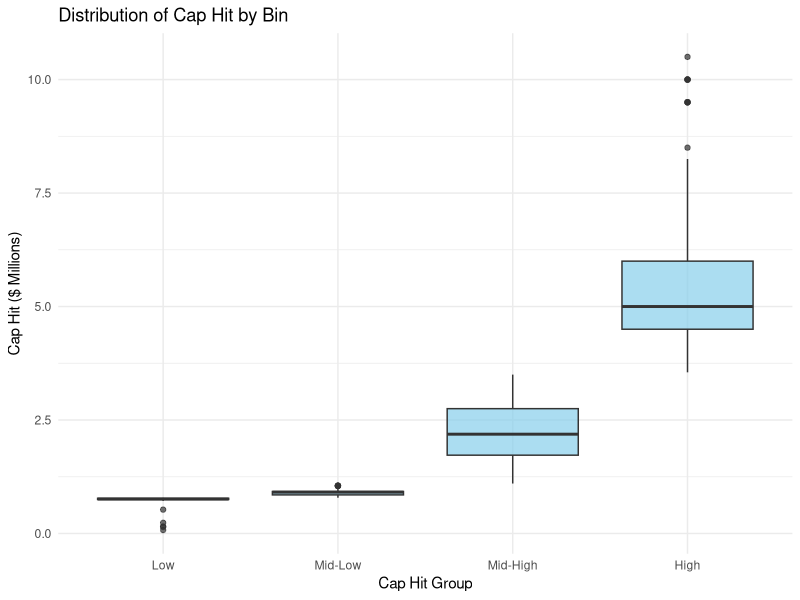
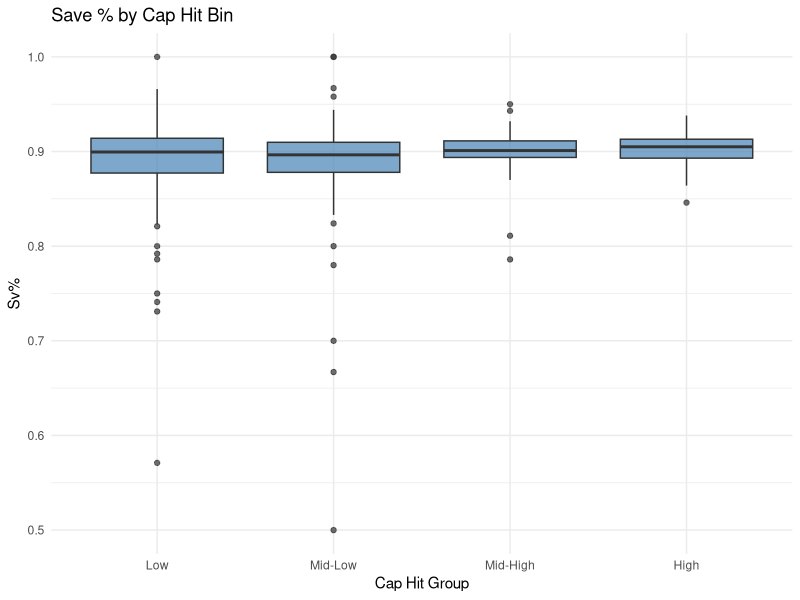
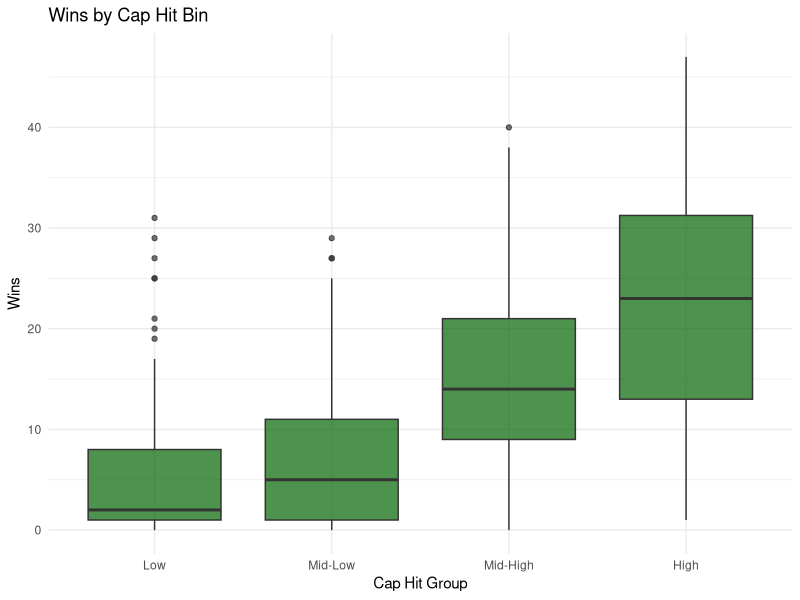
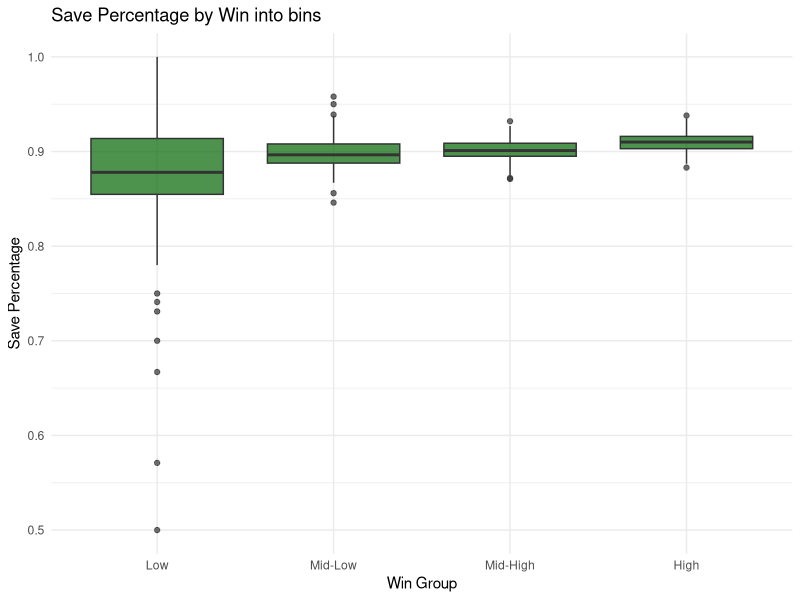
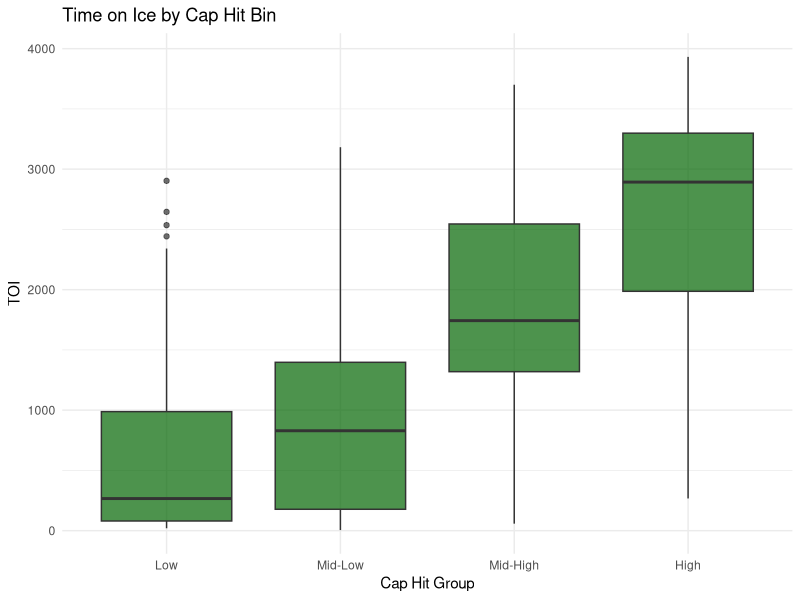
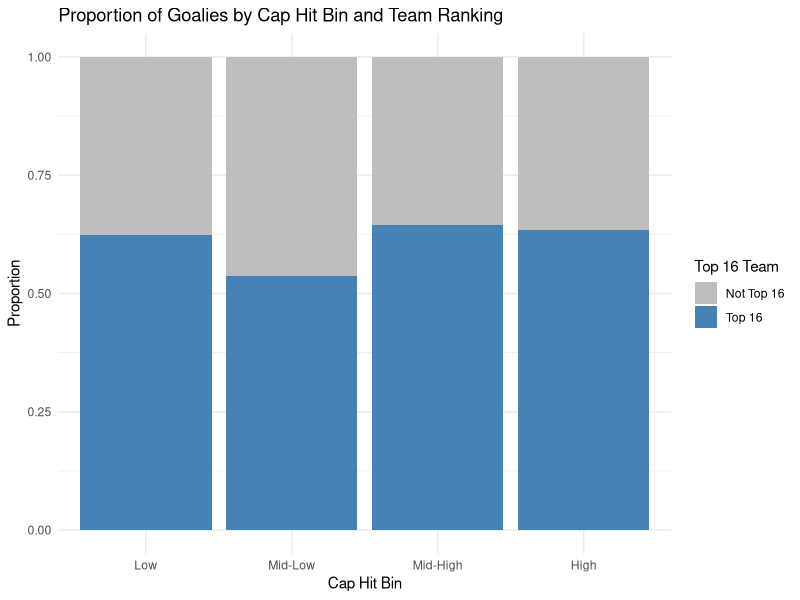
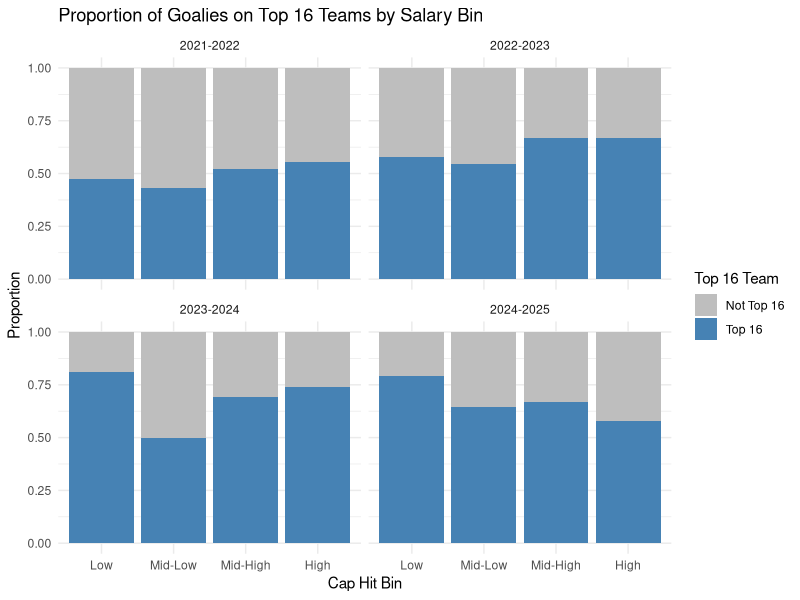
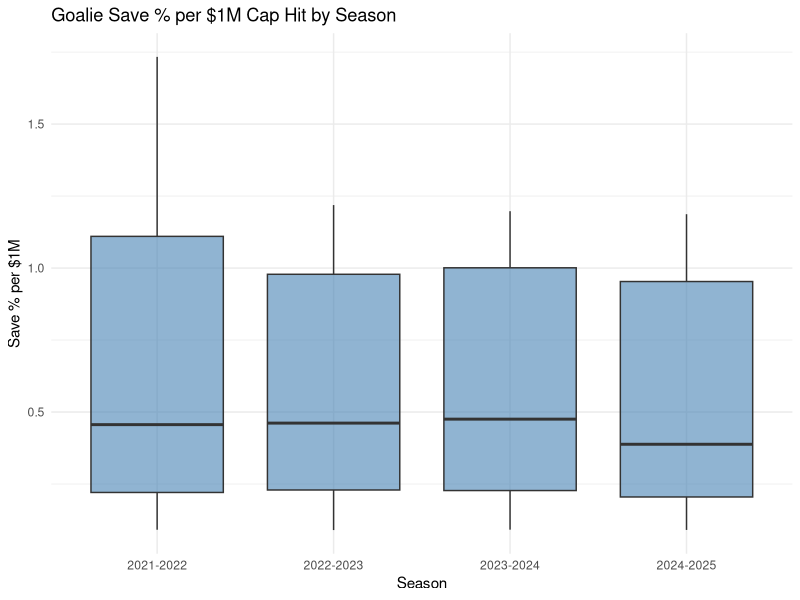

Reproduce these figures in R, in order.
## ---- chunk 1
knitr::opts_chunk$set(echo = TRUE)
## ---- chunk 2
library(tidyverse)
library(lubridate)
library(ggplot2)
library(gridExtra)
library(dplyr)
library(stringr)
library(broom)
library(purrr)
library(readr)
library(car)
library(lmtest)
library(sandwich)
library(broom)
## ---- chunk 3
goalies = read.csv("Complete_Combined_Goalie_Stats_2021_to_2025.csv") # Read in full data set
team_results = read.csv("Combined_Team_Results_2021_to_2025.csv") # Read in team results data set

goalies <- goalies %>%
  mutate(Cap_Hit = as.numeric(gsub("[^0-9]", "", `CapHit`)) / 1e6) #Remove non-numeric characters&convert Cap Hit (millions)

goalies <- goalies %>%
  mutate(Sv_percent = as.numeric(gsub("[^0-9\\.]", "", `Svpercent`))) # Convert Sv% column to numeric

goalies <- goalies %>%
  mutate(TOI_minutes = sapply(strsplit(TOI, ":"), function(x) as.numeric(x[1]) + as.numeric(x[2]) / 60)) # Convert TOI from HH:MM format to total minutes

# goalies <- goalies %>%
#  rename(Player_Name = Player, Games_Played = GP, Wins = W, Losses = L) # Clean column names (e.g., rename for convenience)


goalies <- goalies %>%
  filter(!is.na(Cap_Hit), Cap_Hit > 0,
         #!is.na(TOI_minutes), TOI_minutes > 0
         !Player_Name %in% c("Thomas Hodges", "Matt Berlin", "Jett Alexander")) # Filter out goalies with 0 or NA Cap_Hit or TOI_minutes and the three EBUG

goalies |> 
  dplyr::select(Cap_Hit, TOI_minutes, Sv_percent, Wins) |> 
  summary()

goalies <- goalies %>%
  mutate(SA = as.integer(gsub(",", "", SA)))  # Remove commas and convert to integer

goalies <- goalies %>%
  mutate(SA = as.integer(SA))

goalies <- goalies %>%
  mutate(Svs = as.integer(gsub(",", "", Svs)))  # Remove commas and convert to integer

goalies <- goalies %>%
  mutate(Svs = as.integer(Svs))

tTOI <- sum(goalies$TOI_minutes)
## ---- chunk 4
quantiles <- quantile(goalies$Cap_Hit, probs = seq(0, 1, 0.25), na.rm = TRUE)
cap_hit_quartiles <- quantile(goalies$Cap_Hit, probs = seq(0, 1, 0.25), na.rm = TRUE)
q0  <- cap_hit_quartiles[1]  # Minimum
q1  <- cap_hit_quartiles[2]  # 25th percentile
q2  <- cap_hit_quartiles[3]  # Median
q3  <- cap_hit_quartiles[4]  # 75th percentile
q4  <- cap_hit_quartiles[5]  # Maximum
## ---- chunk 5
goalies <- goalies %>%
  mutate(Cap_Hit_Bin = cut(Cap_Hit, 
                           breaks = quantile(Cap_Hit, probs = seq(0, 1, 0.25), na.rm = TRUE),
                           include.lowest = TRUE,
                           labels = c("Low", "Mid-Low", "Mid-High", "High")))

goalies <- goalies %>%
  mutate(Wins_Bin = cut(Wins,
                        breaks = quantile(Wins, probs = seq(0, 1, 0.25), na.rm = TRUE),
                        include.lowest = TRUE,
                        labels = c("Low", "Mid-Low", "Mid-High", "High")))


plot1 <- ggplot(goalies, aes(x = Cap_Hit_Bin, y = Cap_Hit)) +
  geom_boxplot(fill = "skyblue", alpha = 0.7) +
  labs(
    title = "Distribution of Cap Hit by Bin",
    x = "Cap Hit Group",
    y = "Cap Hit ($ Millions)"
  ) +
  theme_minimal()

plot2 <- ggplot(goalies, aes(x = Cap_Hit_Bin, y = Sv_percent)) +
  geom_boxplot(fill = "steelblue", alpha = 0.7) +
  labs(title = "Save % by Cap Hit Bin", x = "Cap Hit Group", y = "Sv%") +
  theme_minimal()

plot3 <- ggplot(goalies, aes(x = Cap_Hit_Bin, y = Wins)) +
  geom_boxplot(fill = "darkgreen", alpha = 0.7) +
  labs(title = "Wins by Cap Hit Bin", x = "Cap Hit Group", y = "Wins") +
  theme_minimal()

plot4 <- ggplot(goalies, aes(x = Wins_Bin, y = Svpercent)) +
  geom_boxplot(fill = "darkgreen", alpha = 0.7) +
  labs(
    title = "Save Percentage by Win into bins", x = "Win Group", y = "Save Percentage") +
  theme_minimal()

plot5 <- ggplot(goalies, aes(x = Cap_Hit_Bin, y = TOI_minutes)) +
  geom_boxplot(fill = "darkgreen", alpha = 0.7) +
  labs(title = "Time on Ice by Cap Hit Bin", x = "Cap Hit Group", y = "TOI") +
  theme_minimal()

plot1
#grid.arrange(plot1, plot2, plot3, ncol = 1, nrow = 3) # Plots
## ---- chunk 6
plot2
## ---- chunk 7
plot3
## ---- chunk 8
wins_quartiles <- quantile(goalies$Wins, probs = seq(0, 1, 0.25), na.rm = TRUE)

# Assign each quantile to a variable
q0_wins <- wins_quartiles[1]  # Minimum
q1_wins <- wins_quartiles[2]  # 25th percentile (Q1)
q2_wins <- wins_quartiles[3]  # Median (Q2)
q3_wins <- wins_quartiles[4]  # 75th percentile (Q3)
q4_wins <- wins_quartiles[5]  # Maximum

plot4
## ---- chunk 9
plot5
## ---- chunk 10
goalies_combined <- goalies %>%
  left_join(team_results, by = c("Team", "Season"))

cap_breaks <- quantile(goalies_combined$Cap_Hit, probs = seq(0, 1, 0.25), na.rm = TRUE)

goalies_combined <- goalies_combined %>%
  mutate(Cap_Hit_Bin = cut(Cap_Hit, 
                           breaks = cap_breaks,
                           include.lowest = TRUE,
                           labels = c("Low", "Mid-Low", "Mid-High", "High")))
## ---- chunk 11
team_goalie_caps <- goalies_combined %>%
  group_by(Team, Season) %>%
  summarise(
    Total_Goalie_Cap = sum(Cap_Hit, na.rm = TRUE),
    Avg_Goalie_Cap = mean(Cap_Hit, na.rm = TRUE),
    .groups = "drop"
  )

team_wins <- goalies_combined %>%
  dplyr::select(Team, Season, Wins = P.y) %>%
  distinct()

team_model_data <- team_goalie_caps %>%
  left_join(team_wins, by = c("Team", "Season"))

cup_winners <- tibble::tibble(
  Season = c("2021-2022", "2022-2023", "2023-2024", "2024-2025"),
  Team = c("COL", "VGK", "FLA", "FLA")
)

team_model_data <- team_model_data %>%
  left_join(cup_winners %>% mutate(Cup_Winner = TRUE), by = c("Team", "Season")) %>%
  mutate(
    Cup_Winner = ifelse(is.na(Cup_Winner), FALSE, Cup_Winner),
    Label = ifelse(Cup_Winner, paste0(Team, " (", substr(Season, 6, 9), ")"), NA)
  )

goalies_combined <- goalies_combined %>%
  group_by(Season) %>%
  mutate(Rank = dense_rank(desc(P.y))) %>%
  ungroup()

goalies_combined <- goalies_combined %>%
  mutate(Top16 = ifelse(Rank <= 16, 1, 0))  # 1 = Top 16 team

summary_table <- goalies_combined %>%
  group_by(Season, Cap_Hit_Bin, Top16) %>%
  summarise(
    Num_Goalies = n(),
    Avg_SvPct = mean(Sv_percent, na.rm = TRUE),
    Avg_Wins = mean(Wins, na.rm = TRUE),
    .groups = "drop"
  ) %>%
  arrange(Season, Cap_Hit_Bin, desc(Top16))

team_model_data <- team_model_data %>%
  left_join(
    goalies_combined %>% select(Team, Season, Top16) %>% distinct(),
    by = c("Team", "Season")
  )
## ---- chunk 12
goalies_combined %>%
  group_by(Cap_Hit_Bin, Top16) %>%
  summarise(n = n(), .groups = "drop") %>%
  mutate(percent = n / sum(n)) %>%
  ggplot(aes(x = Cap_Hit_Bin, y = percent, fill = as.factor(Top16))) +
  geom_bar(stat = "identity", position = "fill") +
  scale_fill_manual(values = c("gray", "steelblue"), labels = c("Not Top 16", "Top 16")) +
  labs(title = "Proportion of Goalies by Cap Hit Bin and Team Ranking",
       x = "Cap Hit Bin", y = "Proportion", fill = "Top 16 Team") +
  theme_minimal()
## ---- chunk 13
goalies_combined %>%
  group_by(Season, Cap_Hit_Bin, Top16) %>%
  summarise(n = n(), .groups = "drop") %>%
  group_by(Season, Cap_Hit_Bin) %>%
  mutate(percent = n / sum(n)) %>%
  ggplot(aes(x = Cap_Hit_Bin, y = percent, fill = as.factor(Top16))) +
  geom_bar(stat = "identity", position = "fill") +
  facet_wrap(~Season) +
  scale_fill_manual(values = c("gray", "steelblue"), labels = c("Not Top 16", "Top 16")) +
  labs(
    title = "Proportion of Goalies on Top 16 Teams by Salary Bin",
    x = "Cap Hit Bin", y = "Proportion", fill = "Top 16 Team"
  ) +
  theme_minimal()
## ---- chunk 14
goalies <- goalies %>%
  mutate(
    SvPct_per_M = Sv_percent / Cap_Hit,
    Wins_per_M = Wins / Cap_Hit,
    SO_per_M = SO / Cap_Hit
  )

goalies_roi <- goalies %>%
  filter(TOI_minutes > 300, Cap_Hit > 0.5)

library(ggplot2)

ggplot(goalies_roi, aes(x = Season, y = SvPct_per_M)) +
  geom_boxplot(fill = "steelblue", alpha = 0.6) +
  labs(
    title = "Goalie Save % per $1M Cap Hit by Season",
    x = "Season",
    y = "Save % per $1M"
  ) +
  theme_minimal()
## ---- chunk 15
ggplot(goalies, aes(x = Sv_percent)) +
  geom_histogram(aes(y = ..density..), bins = 30, fill = "steelblue", alpha = 0.6) +
  geom_density(color = "darkred", linewidth = 1) +
  labs(
    title = "Distribution of Save Percentage",
    x = "Sv%",
    y = "Density"
  ) +
  theme_minimal()
## ---- chunk 16
ggplot(goalies, aes(x = Wins)) +
  geom_histogram(aes(y = ..density..), bins = 30, fill = "steelblue", alpha = 0.6) +
  geom_density(color = "darkred", linewidth = 1) +
  labs(
    title = "Distribution of Wins",
    x = "Wins",
    y = "Density"
  ) +
  theme_minimal()
## ---- chunk 17
ggplot(goalies, aes(x = TOI_minutes)) +
  geom_histogram(aes(y = ..density..), bins = 30, fill = "steelblue", alpha = 0.6) +
  geom_density(color = "darkred", linewidth = 1) +
  labs(
    title = "Distribution of Time on Ice",
    x = "TOI",
    y = "Density"
  ) +
  theme_minimal()
## ---- chunk 18
goalies <- goalies %>%
  mutate(
    Wins_per_M = Wins/Cap_Hit,
    SvPct_per_M = Sv_percent/Cap_Hit,
    SO_per_M = SO/Cap_Hit
  )

plot6 = ggplot(goalies, aes(x = Sv_percent, y = Wins_per_M)) +
  geom_point(aes(size = TOI_minutes, color = Cap_Hit)) +
  scale_color_viridis_c() +
  labs(title = "Wins per $1M vs. Save %", x = "Save %", y = "Wins per $1M Cap Hit") +
  theme_minimal()

plot7 = ggplot(goalies, aes(x = Sv_percent, y = Cap_Hit)) +
  geom_point(aes(size = TOI_minutes), alpha = 0.6) +
  geom_smooth(method = "lm", se = FALSE, color = "blue") +
  labs(
    title = "Cap Hit vs. Save %",
    x = "Save %",
    y = "Cap Hit ($M)",
    size = "TOI"  # Change legend title for point size
  ) +
  theme_minimal()
plot6
#grid.arrange(plot3, plot4, ncol = 1, nrow = 2) # Plots
## ---- chunk 19
plot7
## ---- chunk 20
model_sv <- lm(Sv_percent ~ Cap_Hit, data = goalies)
summary(model_sv)
## ---- chunk 21
ggplot(goalies, aes(x = Cap_Hit, y = Sv_percent)) +
  geom_point(alpha = 0.6, color = "steelblue", size = 3) +
  geom_smooth(method = "lm", se = TRUE, color = "darkred", linewidth = 1.2) +
  labs(
    title = "Regression: Cap Hit vs. Save Percentage",
    x = "Cap Hit ($ Millions)",
    y = "Sv%"
  ) +
  theme_minimal()
## ---- chunk 22
Wins_model <- lm(Wins ~ Cap_Hit, data = goalies)
summary(model_sv)
## ---- chunk 23
ggplot(goalies, aes(x = Cap_Hit, y = Wins)) +
  geom_point(alpha = 0.6, color = "steelblue", size = 3) +
  geom_smooth(method = "lm", se = TRUE, color = "darkred", linewidth = 1.2) +
  labs(
    title = "Regression: Cap Hit vs. Wins",
    x = "Cap Hit ($ Millions)",
    y = "Wins"
  ) +
  theme_minimal()

r2_caphit <- summary(Wins_model)$r.squared
## ---- chunk 24
toi_model <- lm(TOI_minutes ~ Cap_Hit, data = goalies)
summary(toi_model)
## ---- chunk 25
ggplot(goalies, aes(x = Cap_Hit, y = TOI_minutes)) +
  geom_point(alpha = 0.6, color = "steelblue", size = 3) +
  geom_smooth(method = "lm", se = TRUE, color = "darkred", linewidth = 1.2) +
  labs(
    title = "Regression: Cap Hit vs. TOI",
    x = "Cap Hit ($ Millions)",
    y = "TOI"
  ) +
  theme_minimal()

r3_caphit <- summary(toi_model)$r.squared
## ---- chunk 26
ggplot(team_model_data, aes(x = Total_Goalie_Cap, y = Wins, color = Cup_Winner)) +
  geom_point(size = 3) +
  geom_smooth(method = "lm", se = TRUE, color = "gray") +
  geom_text(
    data = filter(team_model_data, Cup_Winner == TRUE),
    aes(label = Label),
    vjust = -1, fontface = "bold", size = 4, color = "black"
  ) +
  scale_color_manual(values = c("FALSE" = "darkblue", "TRUE" = "gold"),
                     labels = c("No", "Yes"),
                     name = "Stanley Cup Winner") +
  labs(
    title = "Team Wins vs. Total Goalie Cap Hit",
    x = "Total Goalie Cap Hit (in Millions)",
    y = "Team Wins"
  ) +
  theme_minimal()

## ---- chunk 27
ggplot(team_model_data, aes(x = Total_Goalie_Cap, y = Wins, color = as.factor(Top16))) +
  geom_point(size = 3) +
  geom_smooth(method = "lm", se = TRUE, color = "gray") +
  geom_text(
    data = filter(team_model_data, Top16 == 1),
    aes(label = Label),
    vjust = -1, fontface = "bold", size = 3.5, color = "black"
  ) +
  scale_color_manual(
    values = c("0" = "darkblue", "1" = "orange"),
    labels = c("No", "Yes"),
    name = "Top 16 Team"
  ) +
  facet_wrap(~ Season) +
  labs(
    title = "Team Wins vs. Total Goalie Cap Hit by Season",
    x = "Total Goalie Cap Hit (in Millions)",
    y = "Team Wins"
  ) +
  theme_minimal()
## ---- chunk 28
team_model_data <- team_model_data %>%
  group_by(Season) %>%
  mutate(Rank = dense_rank(desc(Wins))) %>%
  ungroup()

goalie_perf_summary <- goalies_combined %>%
  group_by(Team, Season) %>%
  summarise(
    Avg_SvPct = mean(Sv_percent, na.rm = TRUE),
    Total_Goalie_Cap = sum(Cap_Hit, na.rm = TRUE),
    .groups = "drop"
  )

team_model_data <- team_model_data %>%
  left_join(goalie_perf_summary, by = c("Team", "Season"))

# Step 1: Load your data
df <- team_model_data

# Step 2: Identify duplicate base column names
x_cols <- names(df)[str_ends(names(df), "\\.x")]
y_cols <- names(df)[str_ends(names(df), "\\.y")]

# Get base names that have both .x and .y
base_names <- intersect(str_remove(x_cols, "\\.x"), str_remove(y_cols, "\\.y"))

# Step 3: Drop .y columns
df_clean <- df %>%
  dplyr::select(-all_of(paste0(base_names, ".y")))

# Step 4: Rename .x columns to base names
names(df_clean) <- str_replace(names(df_clean), "\\.x$", "")

team_model_data <- df_clean
## ---- chunk 29
# Define the salary cap by season
cap_by_season <- c(
  "2021-2022" = 81.5,
  "2022-2023" = 82.5,
  "2023-2024" = 83.5,
  "2024-2025" = 88.0
)

# Add Cap_Percent column: Cap_Hit / season cap
goalies <- goalies %>%
  mutate(
    Cap_Percent = Cap_Hit / cap_by_season[Season]
  )
## ---- chunk 30
model_caphit <- lm(Cap_Percent ~ Sv_percent + Wins + TOI_minutes, data = goalies)
summary(model_caphit)


coef_values <- coef(model_caphit)
intercept      <- coef_values["(Intercept)"]
beta_sv        <- coef_values["Sv_percent"]
beta_wins      <- coef_values["Wins"]
beta_toi       <- coef_values["TOI_minutes"]
b_sv_dollars <- beta_sv * 83875000
b_wins_dollars <- beta_wins * 83875000
b_toi_dollars <- beta_toi * 83875000
r2 <- summary(model_caphit)$r.squared
## ---- chunk 31
goalies$Predicted_Cap_Hit <- predict(model_caphit)

ggplot(goalies, aes(x = Predicted_Cap_Hit, y = Cap_Percent)) +
  geom_point(alpha = 0.6, color = "steelblue") +
  geom_abline(slope = 1, intercept = 0, color = "red", linetype = "solid") +
  labs(
    title = "Actual vs. Predicted Cap Hit Percentage",
    x = "Predicted Cap Hit %",
    y = "Actual Cap Hit %"
  ) +
  theme_minimal()
## ---- chunk 32
ggplot(goalies, aes(x = Sv_percent, y = Predicted_Cap_Hit)) +
  geom_point(alpha = 0.7, color = "darkgreen", size = 3) + 
  labs(
    title = "Actual Sv% vs. Predicted Cap Hit %",
    x = "Actual Sv%",
    y = "Predicted Cap %"
  ) +
  theme_minimal()
## ---- chunk 33
# Plot: Predicted vs. Actual Wins
ggplot(goalies, aes(x = Wins, y = Predicted_Cap_Hit)) +
  geom_point(alpha = 0.7, color = "darkgreen", size = 3) + 
  labs(
    title = "Actual Wins vs. Predicted Cap Hit %",
    x = "Actual Wins",
    y = "Predicted Cap %"
  ) +
  theme_minimal()
## ---- chunk 34
ggplot(goalies, aes(x = TOI_minutes, y = Predicted_Cap_Hit)) +
  geom_point(alpha = 0.7, color = "darkgreen", size = 3) + 
  labs(
    title = "Actual TOI vs. Predicted Cap Hit %",
    x = "Actual TOI",
    y = "Predicted Cap %"
  ) +
  theme_minimal()
## ---- chunk 35
vif_values <- vif(model_caphit)

vif_wins <- round(vif_values["Wins"],5)
vif_sv_percent <- round(vif_values["Sv_percent"],5)
vif_toi_minutes <- round(vif_values["TOI_minutes"],5)

bp_test <- bptest(model_caphit)

bp_pval <- round(bp_test$p.value,5)

dw_result <- dwtest(model_caphit)

dw_stat <- round(dw_result$statistic,5)
## ---- chunk 36
par(mfrow = c(2, 2))
plot(model_caphit)
## ---- chunk 37
coeftest(model_caphit, 
         vcov = vcovHC(model_caphit, type = "HC1"))
## ---- chunk 38
robust_coefs <- coeftest(model_caphit, vcov = vcovHC(model_caphit, type = "HC1"))

# Extract p-values
p_sv <- round(robust_coefs["Sv_percent", "Pr(>|t|)"], 5)
p_wins <- round(robust_coefs["Wins", "Pr(>|t|)"], 5)
p_toi <- round(robust_coefs["TOI_minutes", "Pr(>|t|)"], 5)
p_intercept <- round(robust_coefs["(Intercept)", "Pr(>|t|)"], 5)
## ---- chunk 39
model_full <- lm(Cap_Percent ~ Sv_percent + Wins + TOI_minutes, data = goalies)
model_step <- step(model_full, direction = "both")
summary(model_step)
## ---- chunk 40
step_trace <- step(model_full, direction = "both", trace = FALSE)
step_summary <- step_trace$anova

# Add step numbers
step_summary$Step <- seq_len(nrow(step_summary))

# Plot the AIC path
ggplot(step_summary, aes(x = Step, y = AIC)) +
  geom_line(color = "steelblue", size = 1.2) +
  geom_point(size = 3, color = "darkblue") +
  labs(
    title = "AIC Across Stepwise Selection Steps",
    x = "Step Number",
    y = "Akaike Information Criterion (AIC)"
  ) +
  theme_minimal()
## ---- chunk 41
write.csv(goalies,"Final_Combined_Goalie_Stats_2021_to_2025.csv", row.names = FALSE)
